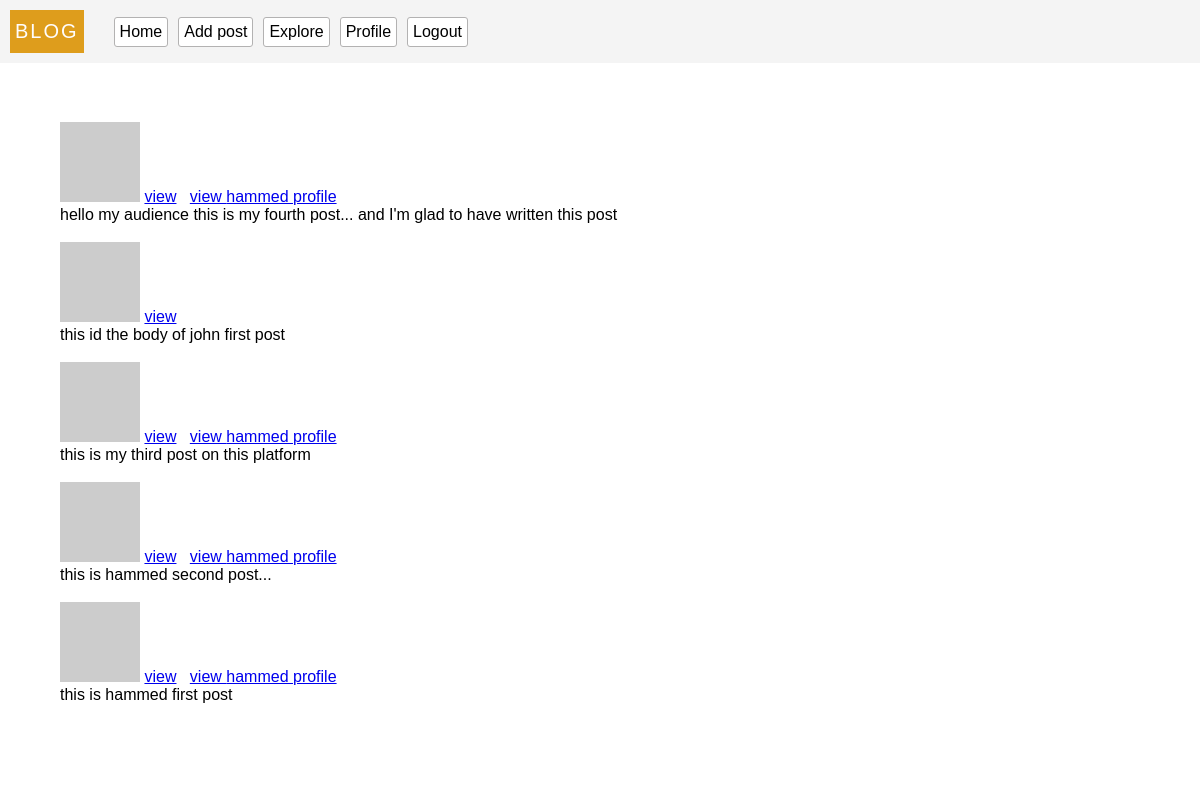
/ (signed in), run on the app's committed database.
### models.py (models this page shows, shortened)
class Post(db.Model):
  __tablename__ = 'posts'
  id = db.Column(db.Integer, primary_key = True)
  body = db.Column(db.String(300) ,nullable = False)
  title = db.Column(db.String(20), nullable = False)
  timestamp = db.Column(db.DateTime, default=datetime.utcnow, index = True)
  user_id = db.Column(db.Integer, db.ForeignKey('users.id'))

class User(db.Model, UserMixin):
  __tablename__ = 'users'
  id = db.Column(db.Integer, primary_key = True)
  username = db.Column(db.String(100), unique = True, index = True)
  email = db.Column(db.String(100), index = True, unique = True)
  password = db.Column(db.String(200))
  last_seen = db.Column(db.DateTime, default=datetime.utcnow, index = True)
  about_me = db.Column(db.String, nullable=True)
  posts = db.relationship(
    'Post',
    backref = 'author',
    lazy = 'dynamic'
  )
  followed = db.relationship(
    'User',
    secondary = followers,
    primaryjoin = (followers.c.follower_id == id),
    secondaryjoin = (followers.c.followed_id == id),
    backref = db.backref('followers', lazy='dynamic'),
    lazy = 'dynamic'
  )
  follower = db.relationship(
    'User',
    secondary = followers,
    primaryjoin = (followers.c.followed_id == id),
    secondaryjoin = (followers.c.follower_id == id),
    backref = db.backref('followed_user', lazy='dynamic'),
    lazy = 'dynamic'
  )
  def avatar(self, size='80'):
    digest = md5(str(self.email).lower().encode('utf-8')).hexdigest()
    return f'https://gravatar.com/avatar/{digest}?d=identicon&s={size}'
  def update_last_seen(self):
    self.last_seen = datetime.utcnow()
    db.session.commit()
  def followed_posts(self):
    followed =  Post.query.join(followers,(followers.c.followed_id == Post.user_id)).filter(followers.c.follower_id == self.id)
    own_posts = Post.query.filter(Post.user_id == self.id)
    return followed.union(own_posts).order_by(Post.timestamp.desc()).all()
  @login.user_loader
  def get_user(id):
    return User.query.get(int(id))

### server.py (the view)
@app.route("/")
@login_required
def index():
  post = current_user.followed_posts()
  return render_template('index.html', title = 'Welcome', posts = post)

### server.py (called while the page is built)
@app.before_request
def validate():
  if current_user.is_authenticated:
    current_user.update_last_seen()

### templates/index.html
  {% extends 'base.html' %}
  {% block content%}
  <br>
    {% for post in posts %}
      <p>
        <img src="{{post.author.avatar(40)}}">
        <a href="/post/{{post.id}}">view</a>
        <span>&nbsp;</span>
        {% if current_user.id != post.author.id %}
          <a href="/user/{{post.author.id}}">
            view {{post.author.username}} profile
          </a>
        {% endif %}
      </p>
      <article> {{post.body}}</article>
      <br>
    {% endfor %}
  {% endblock %}

### static/styles/base.css (style rules this page uses)
* { padding:0px; margin: 0px; box-sizing: border-box; }
body { font-family: 'Lucida Sans', 'Lucida Sans Regular', 'Lucida Grande', 'Lucida Sans Unicode', Geneva, Verdana, sans-serif; }

### data on the page
Post: author.username "hammed", body "hello my audience this is my fourth post... and I'm glad to have written this post"
Post: body "this id the body of john first post"
Post: author.username "hammed", body "this is my third post on this platform"
Post: author.username "hammed", body "this is hammed second post..."
Post: author.username "hammed", body "this is hammed first post"
